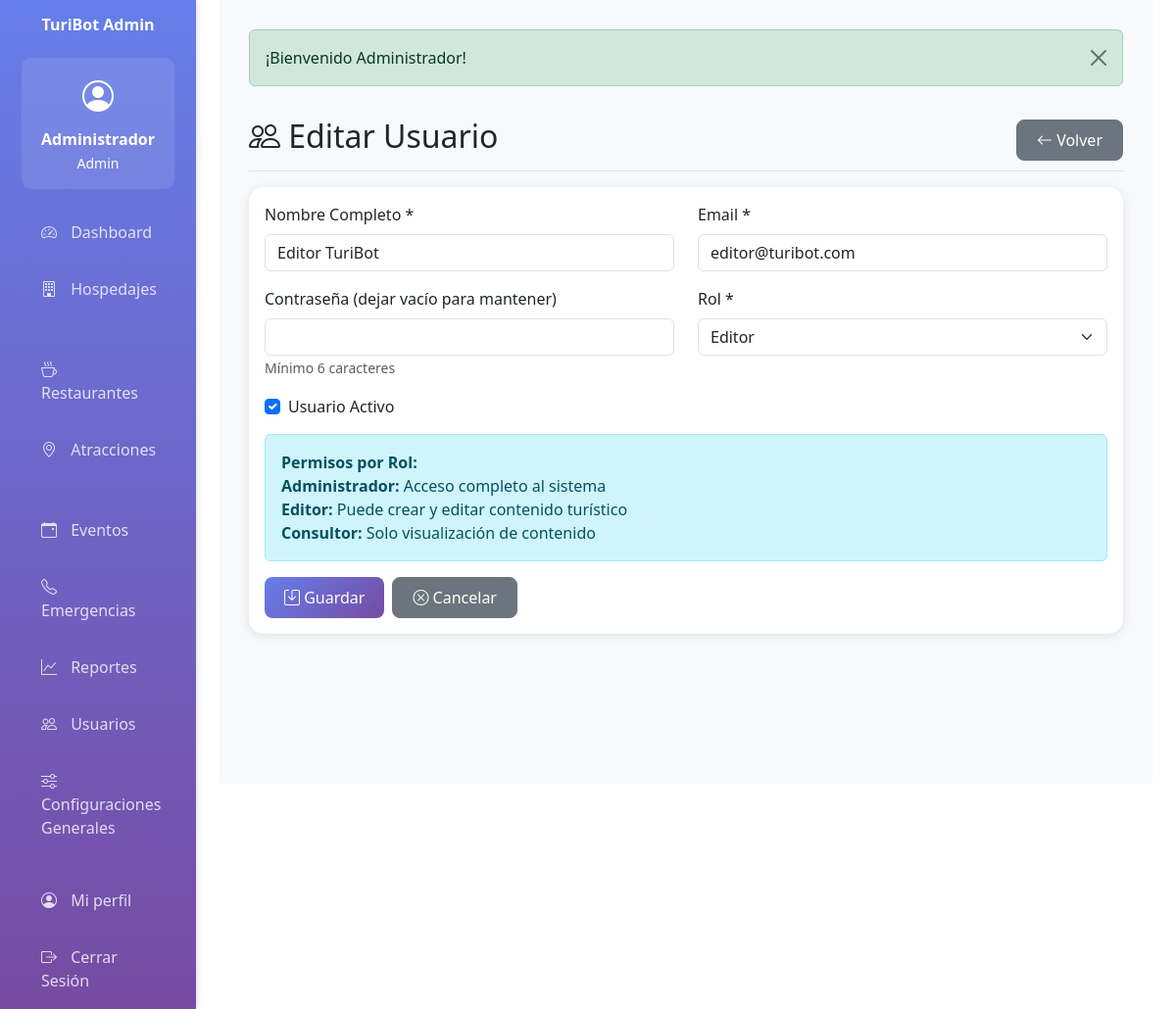
The app's page /usuario/edit/2 (signed in) with its own data.
### tables this page shows
CREATE TABLE IF NOT EXISTS usuarios (
    id INT AUTO_INCREMENT PRIMARY KEY,
    nombre VARCHAR(100) NOT NULL,
    email VARCHAR(100) UNIQUE NOT NULL,
    password VARCHAR(255) NOT NULL,
    rol ENUM('admin', 'editor', 'consultor') DEFAULT 'consultor',
    activo TINYINT(1) DEFAULT 1,
    token_recuperacion VARCHAR(255) NULL,
    token_expiracion DATETIME NULL,
    fecha_creacion TIMESTAMP DEFAULT CURRENT_TIMESTAMP,
    fecha_actualizacion TIMESTAMP DEFAULT CURRENT_TIMESTAMP ON UPDATE CURRENT_TIMESTAMP,
    INDEX idx_email (email),
    INDEX idx_rol (rol)
);

### app/controllers/BaseController.php (called while the page is built, shortened)
<?php
class BaseController {
    protected function view($viewPath, $data = []) {
        extract($data);
        require_once APP_PATH . '/views/layouts/header.php';
        require_once APP_PATH . '/views/' . $viewPath . '.php';
        require_once APP_PATH . '/views/layouts/footer.php';
    }
}
?>

### app/controllers/UsuarioController.php (called while the page is built, shortened)
<?php
require_once APP_PATH . '/controllers/BaseController.php';
class UsuarioController extends BaseController {
    private $usuarioModel;
    public function __construct() {
        $this->usuarioModel = new Usuario();
    }
    public function edit($id) {
        $usuario = $this->usuarioModel->getById($id);
        $this->view('usuario/form', ['usuario' => $usuario]);
    }
}
?>

### config/database.php (called while the page is built, shortened)
<?php
class Database {
    private static $instance = null;
    private $connection;
    private function __construct() {
        try {
            $dsn = "mysql:host=" . DB_HOST . ";dbname=" . DB_NAME . ";charset=" . DB_CHARSET;
            $options = [
                PDO::ATTR_ERRMODE => PDO::ERRMODE_EXCEPTION,
                PDO::ATTR_DEFAULT_FETCH_MODE => PDO::FETCH_ASSOC,
                PDO::ATTR_EMULATE_PREPARES => false
            ];
            $this->connection = new PDO($dsn, DB_USER, DB_PASS, $options);
        } catch (PDOException $e) {
            die("Error de conexión a la base de datos: " . $e->getMessage());
        }
    }
    public static function getInstance() {
        if (self::$instance === null) {
            self::$instance = new self();
        }
        return self::$instance;
    }
    public function getConnection() {
        return $this->connection;
    }
}
?>

### app/models/BaseModel.php (called while the page is built, shortened)
<?php
class BaseModel {
    protected $db;
    protected $table;
    public function __construct() {
        $this->db = Database::getInstance()->getConnection();
    }
    public function getById($id) {
        $stmt = $this->db->prepare("SELECT * FROM {$this->table} WHERE id = ?");
        $stmt->execute([$id]);
        return $stmt->fetch();
    }
}
?>

### app/views/usuario/form.php (the view, shortened to what this page needs)
<div class="d-flex justify-content-between flex-wrap flex-md-nowrap align-items-center pt-3 pb-2 mb-3 border-bottom">
    <h1 class="h2"><i class="bi bi-people"></i> <?php echo $usuario ? 'Editar Usuario' : 'Nuevo Usuario'; ?></h1>
    <a href="<?php echo BASE_URL; ?>usuario" class="btn btn-secondary"><i class="bi bi-arrow-left"></i> Volver</a>
</div>
<div class="card">
    <div class="card-body">
        <form method="POST" action="<?php echo BASE_URL; ?>usuario/<?php echo $usuario ? 'update/' . $usuario['id'] : 'store'; ?>">
            <div class="row">
                <div class="col-md-6 mb-3">
                    <label for="nombre" class="form-label">Nombre Completo *</label>
                    <input type="text" class="form-control" id="nombre" name="nombre" value="<?php echo $usuario ? htmlspecialchars($usuario['nombre']) : ''; ?>" required>
                </div>
                <div class="col-md-6 mb-3">
                    <label for="email" class="form-label">Email *</label>
                    <input type="email" class="form-control" id="email" name="email" value="<?php echo $usuario ? htmlspecialchars($usuario['email']) : ''; ?>" required>
                </div>
            </div>
            <div class="row">
                <div class="col-md-6 mb-3">
                    <label for="password" class="form-label">Contraseña <?php echo $usuario ? '(dejar vacío para mantener)' : '*'; ?></label>
                    <input type="password" class="form-control" id="password" name="password" <?php echo !$usuario ? 'required' : ''; ?> minlength="6">
                    <small class="text-muted">Mínimo 6 caracteres</small>
                </div>
                <div class="col-md-6 mb-3">
                    <label for="rol" class="form-label">Rol *</label>
                    <select class="form-select" id="rol" name="rol" required>
                        <option value="editor" <?php echo ($usuario && $usuario['rol'] == 'editor') ? 'selected' : ''; ?>>Editor</option>
                    </select>
                </div>
            </div>
            <div class="mb-3 form-check">
                <input type="checkbox" class="form-check-input" id="activo" name="activo" <?php echo (!$usuario || $usuario['activo']) ? 'checked' : ''; ?>>
                <label class="form-check-label" for="activo">Usuario Activo</label>
            </div>
            <div class="alert alert-info">
                <strong>Permisos por Rol:</strong><br>
                <strong>Administrador:</strong> Acceso completo al sistema<br>
                <strong>Editor:</strong> Puede crear y editar contenido turístico<br>
                <strong>Consultor:</strong> Solo visualización de contenido
            </div>
            <div class="d-flex gap-2">
                <button type="submit" class="btn btn-primary"><i class="bi bi-save"></i> Guardar</button>
                <a href="<?php echo BASE_URL; ?>usuario" class="btn btn-secondary"><i class="bi bi-x-circle"></i> Cancelar</a>
            </div>
        </form>
    </div>
</div>

### public/css/custom.css (style rules this page uses)
:root { --turibot-primary: #667eea; --turibot-secondary: #764ba2; --turibot-gradient: linear-gradient(135deg, var(--turibot-primary) 0%, var(--turibot-secondary) 100%); }
* { transition: all 0.3s ease; }
.btn { border-radius: 8px; font-weight: 500; padding: 8px 20px; }

### app/views/layouts/header.php (style rules this page uses)
:root { --primary-color: #667eea; --secondary-color: #764ba2; }
body { font-family: 'Segoe UI', Tahoma, Geneva, Verdana, sans-serif; }
.card { border: none; border-radius: 15px; box-shadow: 0 2px 10px rgba(0,0,0,0.1); margin-bottom: 20px; }
.btn-primary { background: linear-gradient(135deg, var(--primary-color) 0%, var(--secondary-color) 100%); border: none; }

### records on screen
usuarios: nombre "Editor TuriBot", email "editor@turibot.com", rol "Editor", activo "☑"

### other values on screen
APP_NAME "TuriBot Admin"
getCurrentUser()['nombre'] "Administrador"
getCurrentUser()['rol'] "Admin"
$flash['message'] "¡Bienvenido Administrador!"
